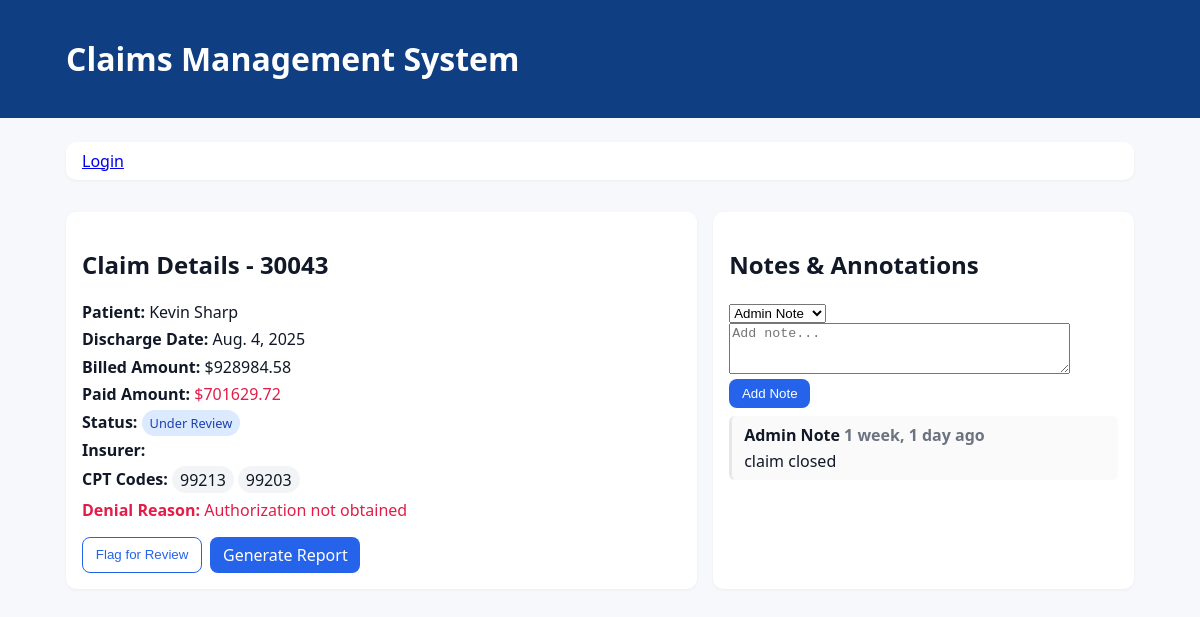
/43/, run on the app's committed database.
### claims/models.py (models this page shows, shortened)
class Claim(models.Model):
    class Status(models.TextChoices):
        DENIED = "denied", "Denied"
        PAID = "paid", "Paid"
        UNDER_REVIEW = "review", "Under Review"
    claim_id = models.PositiveIntegerField(unique=True)  # e.g., 30001
    patient_name = models.CharField(max_length=120)
    billed_amount = models.DecimalField(max_digits=12, decimal_places=2)
    paid_amount = models.DecimalField(max_digits=12, decimal_places=2, default=0)
    status = models.CharField(max_length=20, choices=Status.choices, default=Status.UNDER_REVIEW)
    insurer = models.CharField(max_length=120)
    discharge_date = models.DateField()
    cpt_codes = models.CharField(max_length=120, help_text="Comma-separated codes, e.g. 99204,82947,99406")
    denial_reason = models.CharField(max_length=255, blank=True)
    created_at = models.DateTimeField(auto_now_add=True)
    def cpt_list(self):
        return [c.strip() for c in self.cpt_codes.split(",") if c.strip()]

class Note(models.Model):
    class Kind(models.TextChoices):
        ADMIN = "admin", "Admin Note"
        SYSTEM = "system", "System Flag"
    claim = models.ForeignKey(Claim, on_delete=models.CASCADE, related_name='notes')
    kind = models.CharField(max_length=20, choices=Kind.choices, default=Kind.ADMIN)
    body = models.TextField()
    created_by = models.ForeignKey(  # <-- add
        settings.AUTH_USER_MODEL, null=True, blank=True,
        on_delete=models.SET_NULL, related_name='created_notes'
    )
    created_at = models.DateTimeField(auto_now_add=True)
    class Meta:
        ordering = ['-created_at']

### claims/views.py (the view)
# urls.py: path('<int:pk>/', views.claim_detail, name='detail'),
def claim_detail(request, pk):
    claim = get_object_or_404(Claim, pk=pk)
    form = NoteForm()
    return render(request, 'claims/claim_detail.html', {'claim': claim, 'form': form})

### claims/forms.py
class NoteForm(forms.ModelForm):
    class Meta:
        model = Note
        fields = ['kind', 'body']
        widgets = {
            'body': forms.Textarea(attrs={'rows': 3, 'placeholder': 'Add note...'}),
        }

### templates/claims/claim_detail.html (shortened to what this page needs)
{% extends "base.html" %}
{% block content %}
<div class="grid">
  <section class="card">
    <h2>Claim Details - {{ claim.claim_id }}</h2>
    <div class="kv">
      <div><strong>Patient:</strong> {{ claim.patient_name }}</div>
      <div><strong>Discharge Date:</strong> {{ claim.discharge_date }}</div>
      <div><strong>Billed Amount:</strong> ${{ claim.billed_amount }}</div>
      <div><strong>Paid Amount:</strong> <span class="text-red">${{ claim.paid_amount }}</span></div>
      <div><strong>Status:</strong>
        <span id="status-badge">{% include "claims/partials/status_badge.html" with claim=claim %}</span>
      </div>
      <div><strong>Insurer:</strong> {{ claim.insurer }}</div>
      <div><strong>CPT Codes:</strong>
        {% for code in claim.cpt_list %}<span class="chip">{{ code }}</span>{% endfor %}
      </div>
      {% if claim.denial_reason %}
      <div class="text-red"><strong>Denial Reason:</strong> {{ claim.denial_reason }}</div>
      {% endif %}
    </div>
    <div class="actions">
      <button class="btn outline"
              hx-post="{% url 'claims:flag' claim.pk %}"
              hx-target="#status-badge"
              hx-swap="outerHTML">Flag for Review</button>
      <a class="btn" href="{% url 'claims:report' claim.pk %}">Generate Report</a>
    </div>
  </section>
  <aside class="card">
    <h2>Notes & Annotations</h2>
    <form class="note-form"
          hx-post="{% url 'claims:add_note' claim.pk %}"
          hx-target="#notes"
          hx-swap="afterbegin">
      {{ form.kind }}
      {{ form.body }}
      <button class="btn">Add Note</button>
    </form>
    <div id="notes">
      {% for n in claim.notes.all %}
        {% include "claims/partials/note_item.html" with n=n %}
      {% empty %}
        <div class="muted">No notes yet.</div>
      {% endfor %}
    </div>
  </aside>
</div>
{% endblock %}

### templates/claims/partials/note_item.html (shortened to what this page needs)
<div class="note {% if n.kind == 'system' %}sys{% else %}admin{% endif %}">
  <div class="note-title">
    {{ n.get_kind_display }}
    <span class="muted">{{ n.created_at|timesince }} ago</span>
  </div>
  <div class="note-body">{{ n.body }}</div>
</div>

### static/styles.css (style rules this page uses)
:root { --blue:#2563eb; --red:#e11d48; --green:#16a34a; --muted:#6b7280; }
* { box-sizing: border-box; }
body { font-family: system-ui, sans-serif; margin:0; background:#f6f8fb; color:#111827; }
.card { background:#fff; border-radius:10px; padding:1rem; box-shadow: 0 1px 3px rgba(0,0,0,.05); margin:1rem 0; }
.btn { display:inline-block; padding:.45rem .8rem; border-radius:8px; background:var(--blue); color:#fff; text-decoration:none; border:0; cursor:pointer; }
.btn.outline { background:#fff; color:var(--blue); border:1px solid var(--blue); }
.grid { display:grid; grid-template-columns: 1.2fr .8fr; gap:1rem; }
.kv > div { margin:.35rem 0; }
.text-red { color:var(--red); }
.muted { color:var(--muted); }
.chip { display:inline-block; padding:.15rem .5rem; background:#f3f4f6; border-radius:999px; margin-right:.25rem; }
.note { border-left:3px solid #e5e7eb; padding:.5rem .75rem; margin:.5rem 0; background:#fafafa; border-radius:6px; }
.note .note-title { font-weight:600; margin-bottom:.25rem; }
.actions { margin-top:1rem; display:flex; gap:.5rem; }

### data on the page
Claim: claim_id "30043", patient_name "Kevin Sharp", discharge_date "Aug. 4, 2025", billed_amount "928984.58", paid_amount "701629.72", denial_reason "Authorization not obtained"
Note: kind "Admin Note", created_at "1 week, 1 day", body "claim closed"

### other printed values
{{ code }} "99213" "99203"
